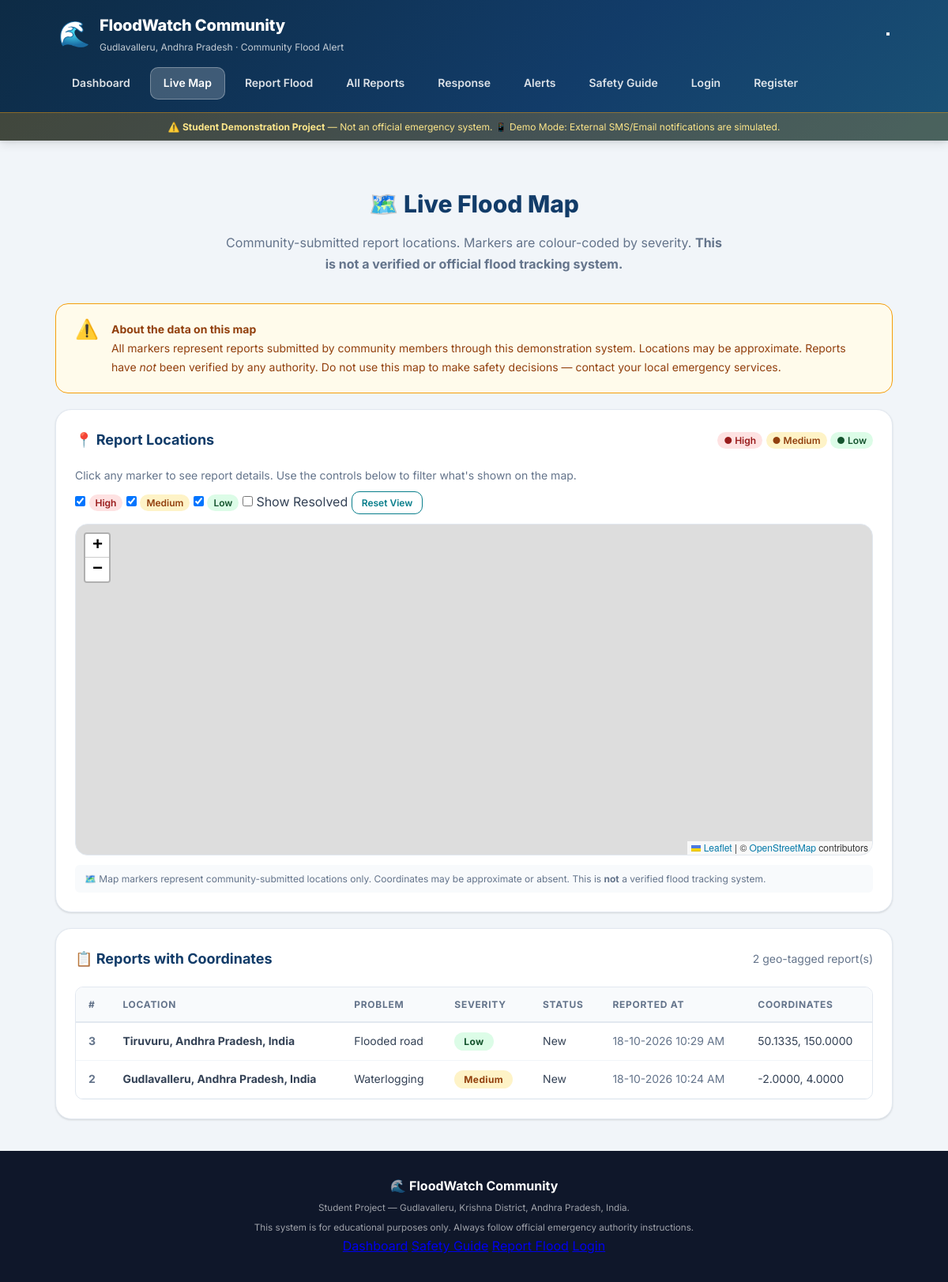
The page /map on the database its author committed.
### tables this page shows
CREATE TABLE reports (
            id INTEGER PRIMARY KEY AUTOINCREMENT,
            location TEXT NOT NULL,
            issue TEXT NOT NULL,
            severity TEXT NOT NULL,
            created_at TEXT NOT NULL
        , latitude REAL, longitude REAL, status TEXT NOT NULL DEFAULT 'New', description TEXT, reporter_name TEXT, contact TEXT, photo_path TEXT, category TEXT);

### app.py (the view)
@app.route("/map")
def live_map():
    conn = get_db()
    all_reports  = [dict(r) for r in conn.execute("SELECT * FROM reports ORDER BY id DESC").fetchall()]
    geo_reports  = [r for r in all_reports if r.get("latitude") and r.get("longitude")]
    conn.close()
    return render_template("map.html", all_reports=all_reports,
                           geo_reports=geo_reports, active_page="map")

### app.py (called while the page is built, shortened)
def get_db() -> sqlite3.Connection:
    conn = sqlite3.connect(DB_NAME)
    conn.row_factory = sqlite3.Row
    conn.execute("PRAGMA foreign_keys = ON")
    return conn

def current_user():
    uid = session.get("user_id")
    if not uid:
        return None
    conn = get_db()
    user = conn.execute("SELECT * FROM users WHERE id = ?", (uid,)).fetchone()
    conn.close()
    return dict(user) if user else None

def _unread_counts(user_id: int) -> dict:
    if not user_id:
        return {"messages": 0, "alerts": 0}

@app.context_processor
def inject_globals():
    user = current_user()
    uid  = user["id"] if user else None
    uc   = _unread_counts(uid)
    return {
        "current_user": user,
        "unread_messages": uc["messages"],
        "unread_alerts": uc["alerts"],
        "demo_mode": DEMO_MODE,
    }

### templates/map.html (shortened to what this page needs)
{% extends "base.html" %}
{% block head_extra %}
<link rel="stylesheet" href="https://unpkg.com/leaflet@1.9.4/dist/leaflet.css">
{% endblock %}
{% block content %}
<div class="page-hero">
    <h2 class="page-hero-title">🗺️ Live Flood Map</h2>
    <p class="page-hero-subtitle">
        Community-submitted report locations. Markers are colour-coded by severity.
        <strong>This is not a verified or official flood tracking system.</strong>
    </p>
</div>
<div class="info-banner info-banner--warning" role="note">
    <span class="info-banner-icon" aria-hidden="true">⚠️</span>
    <div>
        <strong>About the data on this map</strong><br>
        All markers represent reports submitted by community members through this demonstration system.
        Locations may be approximate. Reports have <em>not</em> been verified by any authority.
        Do not use this map to make safety decisions — contact your local emergency services.
    </div>
</div>
<section class="card" aria-label="Map and legend">
    <div class="card-header">
        <h2 class="card-title">📍 Report Locations</h2>
        <div class="map-legend-inline">
            <span class="marker-legend high">● High</span>
            <span class="marker-legend medium">● Medium</span>
            <span class="marker-legend low">● Low</span>
        </div>
    </div>
    <p class="map-hint">
        Click any marker to see report details. Use the controls below to filter what's shown on the map.
    </p>
    <div class="map-filter-row">
        <label class="map-filter-label">
            <input type="checkbox" id="filterHigh" checked> <span class="marker-legend high">High</span>
        </label>
        <label class="map-filter-label">
            <input type="checkbox" id="filterMedium" checked> <span class="marker-legend medium">Medium</span>
        </label>
        <label class="map-filter-label">
            <input type="checkbox" id="filterLow" checked> <span class="marker-legend low">Low</span>
        </label>
        <label class="map-filter-label">
            <input type="checkbox" id="filterResolved"> Show Resolved
        </label>
        <button class="btn btn-sm btn-outline" id="resetMapBtn" type="button">Reset View</button>
    </div>
    <div id="flood-map" aria-label="Interactive map showing flood report locations"></div>
    <p class="map-note">
        🗺️ Map markers represent community-submitted locations only. Coordinates may be approximate or absent.
        This is <strong>not</strong> a verified flood tracking system.
    </p>
</section>
<section class="card" aria-label="Summary of geo-tagged reports">
    <div class="card-header">
        <h2 class="card-title">📋 Reports with Coordinates</h2>
        <span class="report-count">{{ geo_reports | length }} geo-tagged report(s)</span>
    </div>
    {% if geo_reports %}
    <div class="table-wrap">
        <table class="reports-table">
            <thead>
                <tr>
                    <th scope="col">#</th>
                    <th scope="col">Location</th>
                    <th scope="col">Problem</th>
                    <th scope="col">Severity</th>
                    <th scope="col">Status</th>
                    <th scope="col">Reported At</th>
                    <th scope="col">Coordinates</th>
                </tr>
            </thead>
            <tbody>
                {% for r in geo_reports %}
                <tr class="report-row" data-lat="{{ r.latitude }}" data-lng="{{ r.longitude }}">
                    <td class="report-id">{{ r.id }}</td>
                    <td><strong>{{ r.location }}</strong></td>
                    <td>{{ r.issue }}</td>
                    <td><span class="sev-badge sev-{{ r.severity | lower }}">{{ r.severity }}</span></td>
                    <td><span class="status-pill status-{{ r.status | lower | replace(' ', '-') }}">{{ r.status
                            }}</span></td>
                    <td class="report-date">{{ r.created_at }}</td>
                    <td class="coord-cell">{{ "%.4f"|format(r.latitude) }}, {{ "%.4f"|format(r.longitude) }}</td>
                </tr>
                {% endfor %}
            </tbody>
        </table>
    </div>
    {% endif %}
</section>
{% endblock %}

### rows shown on the page
reports: id "3", location "Tiruvuru, Andhra Pradesh, India", issue "Flooded road", severity "Low", status "New", created_at "18-10-2026 10:29 AM", latitude "50.1335", longitude "150.0000"
reports: id "2", location "Gudlavalleru, Andhra Pradesh, India", issue "Waterlogging", severity "Medium", status "New", created_at "18-10-2026 10:24 AM", latitude "-2.0000", longitude "4.0000"

### other values the page prints
{{ geo_reports | length }} "2"
